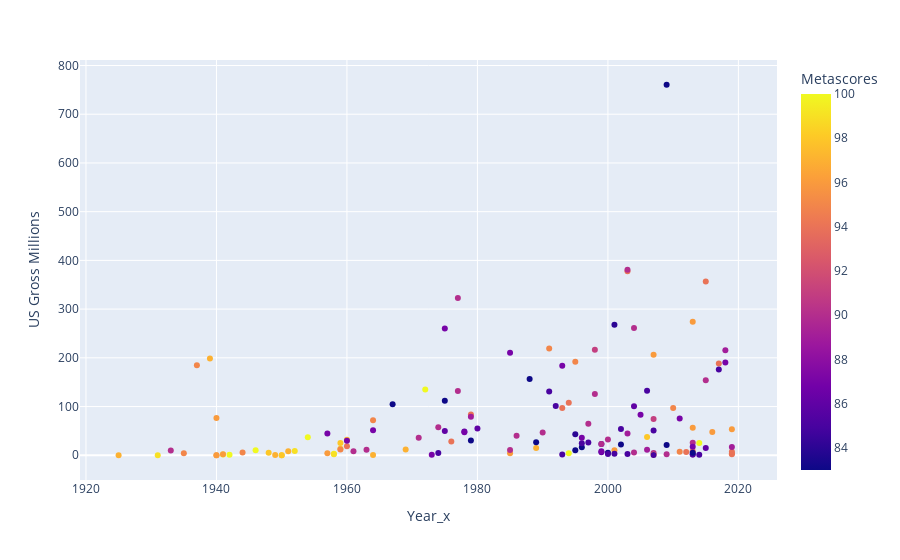

The notebook cell saved with this chart:
### Markdown cell above
**Wordcloud 2:** Out of the Top 500 films from Metacritic, the top genres of film are Thriller and Drama

### Code cell
metacritic_scores_years()

### Figure 1 — Plotly figure (JSON) as saved in the notebook; plotly's stock layout.template omitted (floating-point values rounded to 4 significant figures; data arrays with more than 128 entries replaced by an {"elided": "..."} marker saying what was removed)
{"data": [{"customdata": {"elided": "157x4 mixed values"}, "hovertemplate": "Year_x=%{x}<br>US Gross Millions=%{y}<br>Movie=%{customdata[0]}<br>Userscores=%{customdata[1]}<br>Director=%{customdata[2]}<br>Actor=%{customdata[3]}<br>Metascores=%{marker.color}<extra></extra>", "legendgroup": "", "marker": {"color": {"elided": "157 int values"}, "coloraxis": "coloraxis", "symbol": "circle"}, "mode": "markers", "name": "", "orientation": "v", "showlegend": false, "type": "scatter", "x": {"elided": "157 int values"}, "xaxis": "x", "y": {"elided": "157 float values"}, "yaxis": "y"}], "layout": {"coloraxis": {"colorbar": {"title": {"text": "Metascores"}}, "colorscale": [[0, "#0d0887"], [0.1111, "#46039f"], [0.2222, "#7201a8"], [0.3333, "#9c179e"], [0.4444, "#bd3786"], [0.5556, "#d8576b"], [0.6667, "#ed7953"], [0.7778, "#fb9f3a"], [0.8889, "#fdca26"], [1, "#f0f921"]]}, "legend": {"tracegroupgap": 0}, "margin": {"t": 60}, "xaxis": {"anchor": "y", "domain": [0, 1], "title": {"text": "Year_x"}}, "yaxis": {"anchor": "x", "domain": [0, 1], "title": {"text": "US Gross Millions"}}}}
